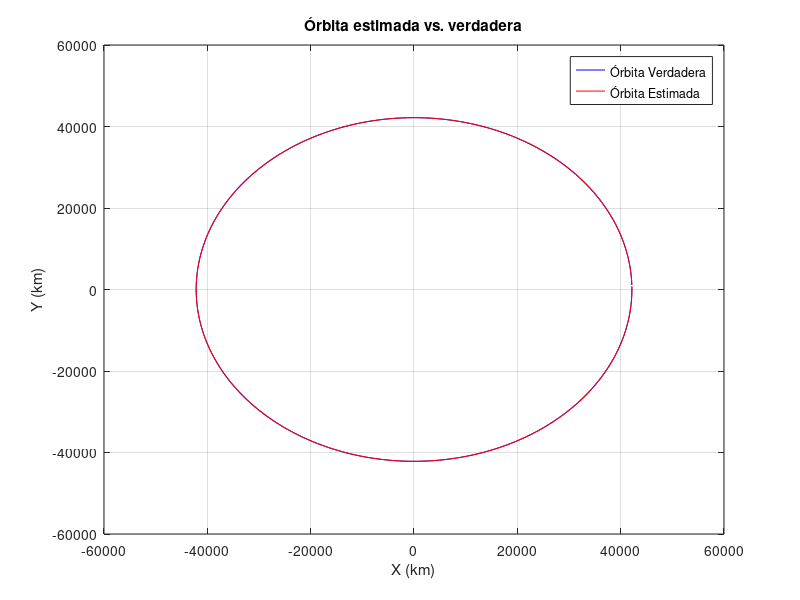
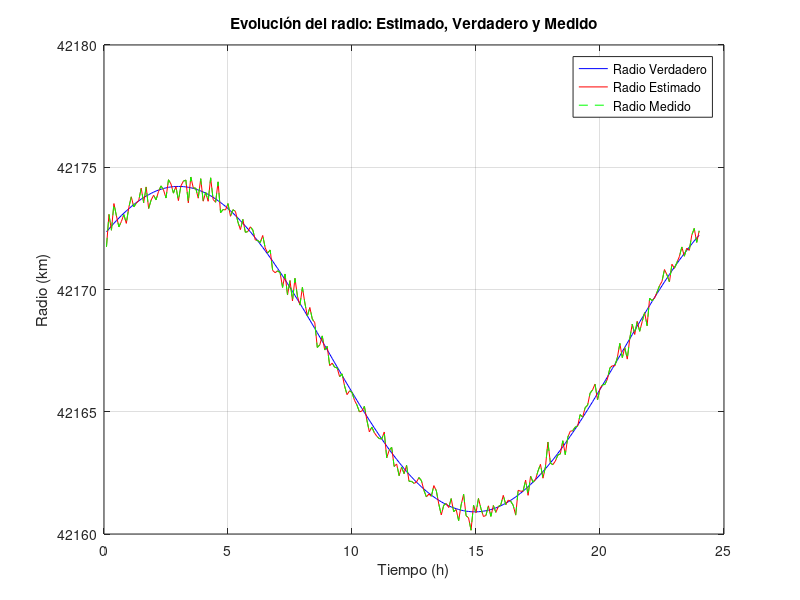
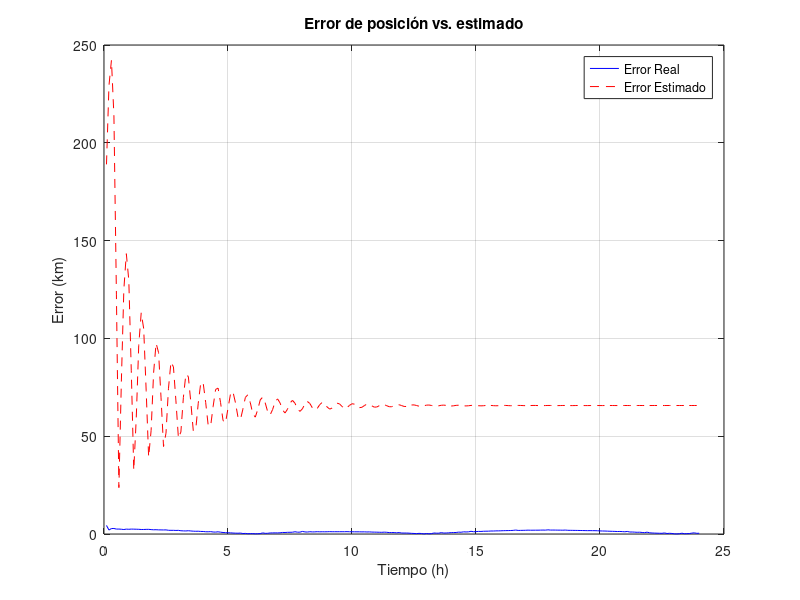

MATLAB code to generate these figures, in order:
%%  PRÁCTICA 4: Filtro Extendido de Kalman para seguimiento de una órbita geostacionaria
% --------------------------------------------------------------
% Autores: Enrique Alcalá-Zamora Castro
%          Andrea Bañón Triguero
% --------------------------------------------------------------
% Descripción:
% En esta práctica se implementa un Filtro Extendido de Kalman (EKF)
% para estimar la trayectoria de un satélite en órbita geostacionaria
% usando mediciones ruidosas del radio.
%
% - Predicción del estado con dinámica orbital.
% - Corrección con mediciones del radio.
% - Uso del Jacobiano para linealizar el sistema.
% - Comparación con la órbita real y análisis del error.
% --------------------------------------------------------------

% Cargar las variables del archivo Variables_Orbita.mat
load('Variables_Orbita.mat');

% Parámetros iniciales
GM = GM; % Constante gravitacional
T = 0.0001; % Intervalo de predicción
Tmed = 0.1; % Intervalo de medición
N = length(tt); % Número de mediciones
steps = Tmed / T; % Número de predicciones entre mediciones

% Inicialización del estado
x0 = 42164; % km
y0 = 0; % km
vx0 = 0; % km/h
vy0 = 11068; % km/h
x_est = [x0; y0; vx0; vy0];

% Matriz de covarianza inicial
P = diag([50, 50, 1, 1]);

% Matrices de ruido
Q = [0 0 0 0; 0 0 0 0; 0 0 sig2w 0; 0 0 0 sig2w]*T; % Ruido de proceso
R = sig2v; % Ruido de medición

% Inicialización de almacenamiento de resultados
x_estimado = zeros(4, N);
radio_estimado = zeros(1, N);
error_estimado_k = zeros(1, N);

med = 1; % Contador de mediciones

% Bucle de Filtro de Kalman
for t = T:T:24
    r = norm(x_est(1:2));
    a = -GM / r^3 * x_est(1:2);
    x_est = x_est + T * [x_est(3); x_est(4); a]; % Integración por Euler

    % Jacobiano del sistema
    Gx = [0 0 1 0;
          0 0 0 1;
          ((-GM/r^3 + 3*GM*x_est(1)^2/r^5) * T), ((3*GM*x_est(1)*x_est(2)/r^5) * T), 0, 0;
          ((3*GM*x_est(1)*x_est(2)/r^5) * T), ((-GM/r^3 + 3*GM*x_est(2)^2/r^5) * T), 0, 0];
    Fx = eye(4) + Gx;

    % Predicción de la covarianza
    P = Fx * P * Fx' + Q;

    if mod(t, Tmed)==0
        % Medición estimada
        z_pred = norm(x_est(1:2));

        % Jacobiano de la medición
        H = [x_est(1)/z_pred, x_est(2)/z_pred, 0, 0];

        % Ganancia de Kalman
        K = P * H' / (H * P * H' + R);

        % Corrección del estado
        x_est = x_est + K * (zmed(med) - z_pred);

        % Actualización de la covarianza
        P = P - K * H * P;

        % Almacenamiento de resultados
        x_estimado(:, med) = x_est;
        radio_estimado(med) = norm(x_est(1:2));
        error_estimado_k(med) = sqrt(P(1,1) + P(2,2));

        % Incrementar contador de mediciones
        med = med + 1;
    end
end

% Gráfica: Órbita estimada vs. verdadera
figure;
plot(Cxy_true(:,1), Cxy_true(:,2), 'b', 'DisplayName', 'Órbita Verdadera');
hold on;
plot(x_estimado(1, :), x_estimado(2, :), 'r', 'DisplayName', 'Órbita Estimada');
legend;
xlabel('X (km)'); ylabel('Y (km)');
title('Órbita estimada vs. verdadera');
grid on;

% Gráfica: Radio estimado vs. verdadero vs. medido
figure;
plot(tt, sqrt(sum(Cxy_true.^2, 2)), 'b', 'DisplayName', 'Radio Verdadero');
hold on;
plot(tt, radio_estimado, 'r', 'DisplayName', 'Radio Estimado');
plot(tt, zmed, 'g--', 'DisplayName', 'Radio Medido');
legend;
xlabel('Tiempo (h)'); ylabel('Radio (km)');
title('Evolución del radio: Estimado, Verdadero y Medido');
grid on;

% Calcular error de posición real
error_posicion = sqrt(sum((Cxy_true - x_estimado(1:2, :)').^2, 2));

% Gráfica: Error de posición vs. error estimado
figure;
plot(tt, error_posicion, 'b', 'DisplayName', 'Error Real');
hold on;
plot(tt, error_estimado_k, 'r--', 'DisplayName', 'Error Estimado');
legend;
xlabel('Tiempo (h)'); ylabel('Error (km)');
title('Error de posición vs. estimado');
grid on;

% Comparación de desviaciones estándar
desv_std_ruido = sqrt(sig2v);
desv_std_error_medida = std(zmed - radio_estimado);

